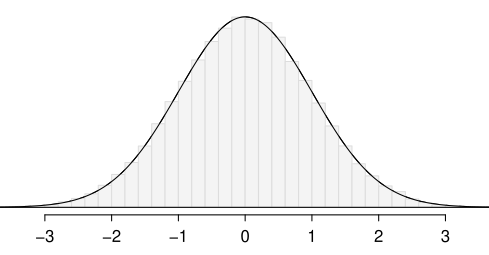

Reproduce this figure in R.
library(openintro)

set.seed(1)
x <- rnorm(1e5)
hold <- hist(x, breaks = 50, plot = FALSE)

myPDF("standardNormal.pdf", 1250 / 255, 650 / 255,
      mar = c(2, 0, 0.5, 0))

X <- seq(-4, 4, 0.01)
Y <- dnorm(X)

plot(X, Y,
     type = 'l',
     axes = FALSE,
     xlim = c(-3.4, 3.4))
axis(1, at = -3:3)
for(i in 1:length(hold$counts)){
  rect(hold$breaks[i], 0,
       hold$breaks[i+1], hold$density[i],
       border = '#DDDDDD',
       col = '#F4F4F4')
}
lines(X, Y)
abline(h = 0)

dev.off()
